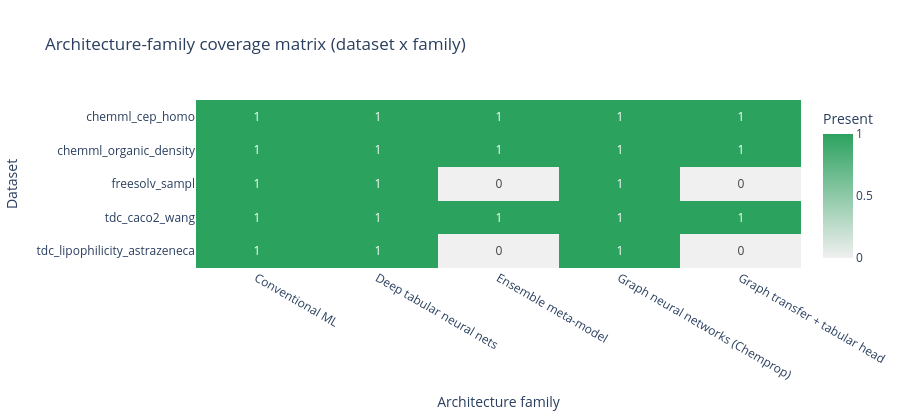

Here is the notebook cell this chart was saved with:
### Code cell
# Architecture coverage and prediction-diversity diagnostics


def classify_architecture_family(workflow_name, model_name):
    workflow_text = str(workflow_name or "").strip().lower()
    model_text = str(model_name or "").strip().lower()

    if "ensemble" in workflow_text or model_text.startswith("ensemble ("):
        return "Ensemble meta-model"
    if "chemprop" in workflow_text or "chemprop" in model_text:
        return "Graph neural networks (Chemprop)"
    if "maplight + gnn" in workflow_text or "maplight + gnn" in model_text:
        return "Graph transfer + tabular head"
    if "uni-mol" in workflow_text or "uni-mol" in model_text or "unimol" in model_text:
        return "3D foundation model"
    if "chemml deep learning" in workflow_text or "chemml" in model_text:
        return "Deep tabular neural nets"
    if "tuned conventional" in workflow_text:
        return "Tuned conventional ML"
    if "conventional" in workflow_text:
        return "Conventional ML"
    return "Other / unknown"


def classify_architecture_subfamily(model_name):
    model_text = str(model_name or "").strip().lower()
    if "cmpnn" in model_text:
        return "CMPNN"
    if "attentivefp" in model_text:
        return "AttentiveFP"
    if "d-mpnn" in model_text or "dmpnn" in model_text:
        return "D-MPNN"
    if "maplight + gnn" in model_text:
        return "MapLight + GNN"
    if "chemml mlp" in model_text:
        return "ChemML MLP"
    if "catboost" in model_text:
        return "CatBoost-family"
    if "xgboost" in model_text:
        return "XGBoost-family"
    if "random forest" in model_text:
        return "RandomForest-family"
    if "svr" in model_text:
        return "SVR"
    if "elasticnet" in model_text:
        return "ElasticNet-family"
    if model_text.startswith("ensemble ("):
        return "Stacking / averaging"
    return str(model_name or "")


coverage_source = SUMMARY_METRICS.copy()
error_col = pick_column(coverage_source.columns, ["error", "Error"])
if error_col is not None:
    coverage_source = coverage_source.loc[
        coverage_source[error_col].isna()
        | (coverage_source[error_col].astype(str).str.strip() == "")
    ].copy()

if coverage_source.empty:
    display_note("No successful model rows were available for architecture-coverage diagnostics.")
else:
    coverage_source["architecture_family"] = coverage_source.apply(
        lambda row: classify_architecture_family(row.get("workflow", ""), row.get("model", "")),
        axis=1,
    )
    coverage_source["architecture_subfamily"] = coverage_source["model"].apply(classify_architecture_subfamily)

    family_summary = (
        coverage_source.groupby("architecture_family", dropna=False)
        .agg(
            datasets=("dataset", "nunique"),
            models=("model", "nunique"),
            rows=("model", "size"),
            mean_rmse=(RMSE_COL, "mean") if RMSE_COL in coverage_source.columns else ("model", "size"),
        )
        .reset_index()
        .sort_values(["datasets", "rows"], ascending=[False, False])
    )

    display_note("### Architecture Coverage")
    display(family_summary)

    dataset_family_presence = (
        coverage_source.assign(present=1)
        .groupby(["dataset", "architecture_family"], dropna=False)["present"]
        .max()
        .unstack(fill_value=0)
        .sort_index()
    )

    coverage_fraction = dataset_family_presence.mean(axis=1).rename("coverage_fraction").reset_index()
    coverage_fraction = coverage_fraction.sort_values("coverage_fraction", ascending=False)
    display_note("### Per-dataset architecture-family coverage")
    display(coverage_fraction)

    coverage_fig = px.imshow(
        dataset_family_presence,
        aspect="auto",
        color_continuous_scale=[[0.0, "#f0f0f0"], [1.0, "#2ca25f"]],
        labels={"x": "Architecture family", "y": "Dataset", "color": "Present"},
        title="Architecture-family coverage matrix (dataset x family)",
        text_auto=True,
    )
    coverage_fig.update_layout(height=max(420, 45 * len(dataset_family_presence.index)))
    coverage_fig.show()

    if PREDICTIONS is None or PREDICTIONS.empty:
        display_note("No predictions table was found; skipping architecture-diversity diagnostics.")
    else:
        pred_df = PREDICTIONS.copy()
        dataset_col = pick_column(pred_df.columns, ["dataset", "dataset_id", "dataset_name"])
        model_col = pick_column(pred_df.columns, ["model", "Model"])
        predicted_col = pick_column(pred_df.columns, ["predicted", "prediction", "y_pred"])
        split_col = pick_column(pred_df.columns, ["split", "Split"])
        smiles_col = pick_column(pred_df.columns, ["smiles", "SMILES", "canonical_smiles"])
        row_col = pick_column(pred_df.columns, ["row_id", "Row", "index"])

        required = [dataset_col, model_col, predicted_col]
        if any(col is None for col in required):
            display_note("Predictions table is missing dataset/model/prediction columns; skipping diversity diagnostics.")
        else:
            pred_df = pred_df.rename(columns={dataset_col: "dataset", model_col: "model", predicted_col: "predicted"})
            if split_col is not None:
                pred_df = pred_df.rename(columns={split_col: "split"})
                pred_df = pred_df.loc[pred_df["split"].astype(str).str.lower() == "test"].copy()

            if smiles_col is not None:
                pred_df = pred_df.rename(columns={smiles_col: "smiles_key"})
            elif row_col is not None:
                pred_df = pred_df.rename(columns={row_col: "smiles_key"})
            else:
                pred_df["smiles_key"] = pred_df.groupby(["dataset", "model"]).cumcount().astype(str)

            pred_df["predicted"] = pd.to_numeric(pred_df["predicted"], errors="coerce")
            pred_df = pred_df.loc[pred_df["predicted"].notna()].copy()

            diversity_rows = []
            pair_rows = []
            for dataset_name, group in pred_df.groupby("dataset", sort=True):
                wide = group.pivot_table(index="smiles_key", columns="model", values="predicted", aggfunc="mean")
                if wide.shape[1] < 2:
                    continue

                corr = wide.corr(method="spearman")
                if corr.shape[0] < 2:
                    continue

                corr_values = corr.to_numpy(dtype=float)
                tri = np.triu_indices_from(corr_values, k=1)
                pair_corr = corr_values[tri]
                pair_corr = pair_corr[np.isfinite(pair_corr)]
                if pair_corr.size == 0:
                    continue

                abs_corr = np.abs(pair_corr)
                diversity_rows.append(
                    {
                        "dataset": dataset_name,
                        "models_in_pairwise_corr": int(corr.shape[0]),
                        "pair_count": int(pair_corr.size),
                        "mean_abs_spearman": float(np.mean(abs_corr)),
                        "median_abs_spearman": float(np.median(abs_corr)),
                        "max_abs_spearman": float(np.max(abs_corr)),
                        "diversity_index": float(1.0 - np.median(abs_corr)),
                    }
                )

                cols = list(corr.columns)
                for i in range(len(cols)):
                    for j in range(i + 1, len(cols)):
                        value = corr.iat[i, j]
                        if pd.isna(value):
                            continue
                        pair_rows.append(
                            {
                                "dataset": dataset_name,
                                "model_a": str(cols[i]),
                                "model_b": str(cols[j]),
                                "spearman": float(value),
                                "abs_spearman": float(abs(value)),
                            }
                        )

            if not diversity_rows:
                display_note("Prediction diversity diagnostics could not be computed (insufficient aligned test predictions).")
            else:
                diversity_df = pd.DataFrame(diversity_rows).sort_values("diversity_index", ascending=False).reset_index(drop=True)
                display_note("### Prediction Diversity Across Architectures")
                display(diversity_df)

                diversity_fig = px.bar(
                    diversity_df.sort_values("diversity_index", ascending=True),
                    x="dataset",
                    y="diversity_index",
                    hover_data=["models_in_pairwise_corr", "median_abs_spearman", "max_abs_spearman"],
                    title="Architecture diversity index by dataset (1 - median |Spearman|)",
                )
                diversity_fig.update_layout(yaxis_title="Diversity index (higher is better)", xaxis_title="Dataset")
                diversity_fig.show()

                if pair_rows:
                    pair_df = pd.DataFrame(pair_rows)
                    pair_df["pair"] = pair_df.apply(
                        lambda row: " / ".join(sorted([str(row["model_a"]), str(row["model_b"])])),
                        axis=1,
                    )
                    pair_summary = (
                        pair_df.groupby("pair", dropna=False)
                        .agg(
                            datasets=("dataset", "nunique"),
                            mean_abs_spearman=("abs_spearman", "mean"),
                            median_abs_spearman=("abs_spearman", "median"),
                            max_abs_spearman=("abs_spearman", "max"),
                        )
                        .reset_index()
                        .sort_values(["mean_abs_spearman", "datasets"], ascending=[False, False])
                    )
                    display_note("### Most redundant model pairs (cross-dataset)")
                    display(pair_summary.head(20))

### Figure 1 — Plotly figure (JSON) as saved in the notebook; plotly's stock layout.template omitted (floating-point values rounded to 4 significant figures)
{"data": [{"coloraxis": "coloraxis", "hovertemplate": "Architecture family: %{x}<br>Dataset: %{y}<br>Present: %{z}<extra></extra>", "name": "0", "texttemplate": "%{z}", "type": "heatmap", "x": ["Conventional ML", "Deep tabular neural nets", "Ensemble meta-model", "Graph neural networks (Chemprop)", "Graph transfer + tabular head"], "xaxis": "x", "y": ["chemml_cep_homo", "chemml_organic_density", "freesolv_sampl", "tdc_caco2_wang", "tdc_lipophilicity_astrazeneca"], "yaxis": "y", "z": [[1, 1, 1, 1, 1], [1, 1, 1, 1, 1], [1, 1, 0, 1, 0], [1, 1, 1, 1, 1], [1, 1, 0, 1, 0]]}], "layout": {"coloraxis": {"colorbar": {"title": {"text": "Present"}}, "colorscale": [[0, "#f0f0f0"], [1, "#2ca25f"]]}, "height": 420, "title": {"text": "Architecture-family coverage matrix (dataset x family)"}, "xaxis": {"anchor": "y", "domain": [0, 1], "title": {"text": "Architecture family"}}, "yaxis": {"anchor": "x", "autorange": "reversed", "domain": [0, 1], "title": {"text": "Dataset"}}}}
